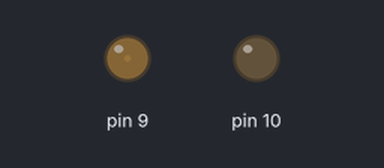
Simulated run of this sketch. Board: Arduino Uno, built with avr-gcc and run on an emulated ATmega328P. On the bench: output pins drawn as LEDs (lit = HIGH).

Above: at 0.15 s.
At 8.85 s:
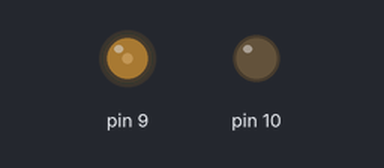
At 18.16 s:
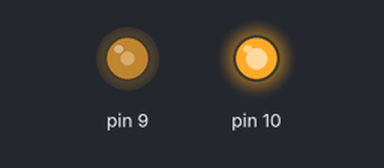
At 39.77 s:
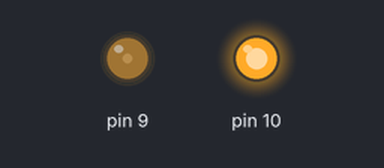
Timing chart, 0 to 40.0 s (numbered marks = the images above):
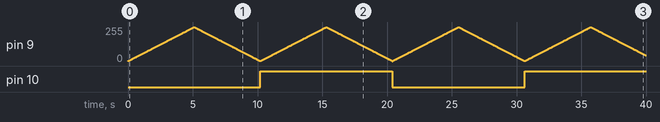

Measured:
- by itself, pin 10: LOW → HIGH at 10.2 s, → LOW 10.2 s later, → HIGH 10.2 s later

The sketch:

test_mosfets.ino
```cpp
void setup() {
  // put your setup code here, to run once:
  pinMode(9, OUTPUT);
  pinMode(10, OUTPUT);
}

enum writeMode {
  INCREASING,
  DECREASING,
};

typedef writeMode writeMode;

int i = 0;
writeMode mode = INCREASING;

void loop() {
  // put your main code here, to run repeatedly:
  if (mode == INCREASING) {
    analogWrite(9, i++);
  } else {
    analogWrite(9, i--);
  }
  delay(20);
  if (i == 255) {
    mode = DECREASING;
  }
  if (i == 0) {
    mode = INCREASING;
    if (digitalRead(10) == 1) {
      digitalWrite(10, LOW);
    } else {
      digitalWrite(10, HIGH);
    }
  }
}
```
